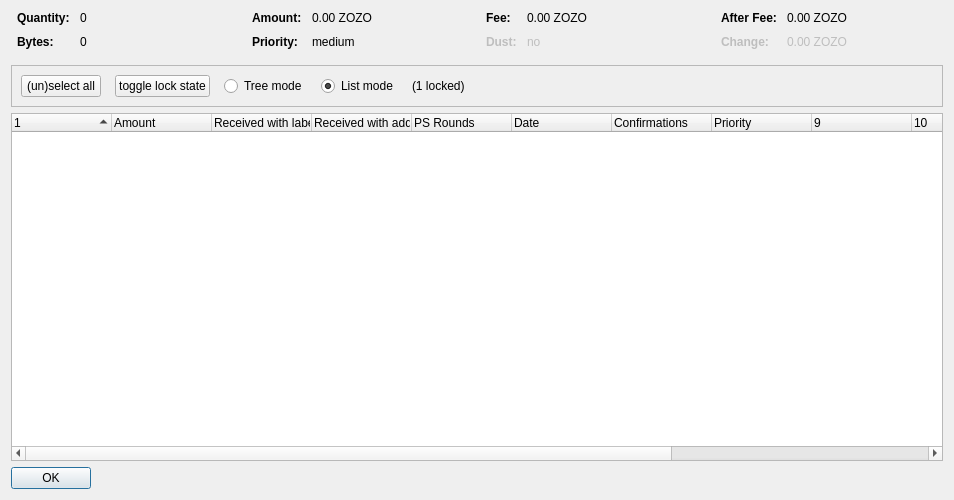
<?xml version="1.0" encoding="UTF-8"?>
<ui version="4.0">
 <class>CoinControlDialog</class>
 <widget class="QDialog" name="CoinControlDialog">
  <property name="geometry">
   <rect>
    <x>0</x>
    <y>0</y>
    <width>954</width>
    <height>500</height>
   </rect>
  </property>
  <property name="windowTitle">
   <string>Coin Selection</string>
  </property>
  <layout class="QVBoxLayout" name="verticalLayout">
   <item>
    <layout class="QHBoxLayout" name="horizontalLayoutTop" stretch="0,0,0,0">
     <property name="topMargin">
      <number>0</number>
     </property>
     <property name="bottomMargin">
      <number>10</number>
     </property>
     <item>
      <layout class="QFormLayout" name="formLayoutCoinControl1">
       <property name="horizontalSpacing">
        <number>10</number>
       </property>
       <property name="verticalSpacing">
        <number>10</number>
       </property>
       <property name="leftMargin">
        <number>6</number>
       </property>
       <property name="rightMargin">
        <number>6</number>
       </property>
       <item row="0" column="0">
        <widget class="QLabel" name="labelCoinControlQuantityText">
         <property name="font">
          <font>
           <weight>75</weight>
           <bold>true</bold>
          </font>
         </property>
         <property name="text">
          <string>Quantity:</string>
         </property>
        </widget>
       </item>
       <item row="0" column="1">
        <widget class="QLabel" name="labelCoinControlQuantity">
         <property name="cursor">
          <cursorShape>IBeamCursor</cursorShape>
         </property>
         <property name="contextMenuPolicy">
          <enum>Qt::ActionsContextMenu</enum>
         </property>
         <property name="text">
          <string notr="true">0</string>
         </property>
         <property name="textInteractionFlags">
          <set>Qt::LinksAccessibleByMouse|Qt::TextSelectableByKeyboard|Qt::TextSelectableByMouse</set>
         </property>
        </widget>
       </item>
       <item row="1" column="0">
        <widget class="QLabel" name="labelCoinControlBytesText">
         <property name="font">
          <font>
           <weight>75</weight>
           <bold>true</bold>
          </font>
         </property>
         <property name="text">
          <string>Bytes:</string>
         </property>
        </widget>
       </item>
       <item row="1" column="1">
        <widget class="QLabel" name="labelCoinControlBytes">
         <property name="cursor">
          <cursorShape>IBeamCursor</cursorShape>
         </property>
         <property name="contextMenuPolicy">
          <enum>Qt::ActionsContextMenu</enum>
         </property>
         <property name="text">
          <string notr="true">0</string>
         </property>
         <property name="textInteractionFlags">
          <set>Qt::LinksAccessibleByMouse|Qt::TextSelectableByKeyboard|Qt::TextSelectableByMouse</set>
         </property>
        </widget>
       </item>
      </layout>
     </item>
     <item>
      <layout class="QFormLayout" name="formLayoutCoinControl2">
       <property name="horizontalSpacing">
        <number>10</number>
       </property>
       <property name="verticalSpacing">
        <number>10</number>
       </property>
       <property name="leftMargin">
        <number>6</number>
       </property>
       <property name="rightMargin">
        <number>6</number>
       </property>
       <item row="0" column="0">
        <widget class="QLabel" name="labelCoinControlAmountText">
         <property name="font">
          <font>
           <weight>75</weight>
           <bold>true</bold>
          </font>
         </property>
         <property name="text">
          <string>Amount:</string>
         </property>
        </widget>
       </item>
       <item row="0" column="1">
        <widget class="QLabel" name="labelCoinControlAmount">
         <property name="cursor">
          <cursorShape>IBeamCursor</cursorShape>
         </property>
         <property name="contextMenuPolicy">
          <enum>Qt::ActionsContextMenu</enum>
         </property>
         <property name="text">
          <string notr="true">0.00 ZOZO</string>
         </property>
         <property name="textInteractionFlags">
          <set>Qt::LinksAccessibleByMouse|Qt::TextSelectableByKeyboard|Qt::TextSelectableByMouse</set>
         </property>
        </widget>
       </item>
       <item row="1" column="0">
        <widget class="QLabel" name="labelCoinControlPriorityText">
         <property name="font">
          <font>
           <weight>75</weight>
           <bold>true</bold>
          </font>
         </property>
         <property name="text">
          <string>Priority:</string>
         </property>
        </widget>
       </item>
       <item row="1" column="1">
        <widget class="QLabel" name="labelCoinControlPriority">
         <property name="cursor">
          <cursorShape>IBeamCursor</cursorShape>
         </property>
         <property name="contextMenuPolicy">
          <enum>Qt::ActionsContextMenu</enum>
         </property>
         <property name="text">
          <string>medium</string>
         </property>
         <property name="textInteractionFlags">
          <set>Qt::LinksAccessibleByMouse|Qt::TextSelectableByKeyboard|Qt::TextSelectableByMouse</set>
         </property>
        </widget>
       </item>
      </layout>
     </item>
     <item>
      <layout class="QFormLayout" name="formLayoutCoinControl3">
       <property name="horizontalSpacing">
        <number>10</number>
       </property>
       <property name="verticalSpacing">
        <number>10</number>
       </property>
       <property name="leftMargin">
        <number>6</number>
       </property>
       <property name="rightMargin">
        <number>6</number>
       </property>
       <item row="0" column="0">
        <widget class="QLabel" name="labelCoinControlFeeText">
         <property name="font">
          <font>
           <weight>75</weight>
           <bold>true</bold>
          </font>
         </property>
         <property name="text">
          <string>Fee:</string>
         </property>
        </widget>
       </item>
       <item row="0" column="1">
        <widget class="QLabel" name="labelCoinControlFee">
         <property name="cursor">
          <cursorShape>IBeamCursor</cursorShape>
         </property>
         <property name="contextMenuPolicy">
          <enum>Qt::ActionsContextMenu</enum>
         </property>
         <property name="text">
          <string notr="true">0.00 ZOZO</string>
         </property>
         <property name="textInteractionFlags">
          <set>Qt::LinksAccessibleByMouse|Qt::TextSelectableByKeyboard|Qt::TextSelectableByMouse</set>
         </property>
        </widget>
       </item>
       <item row="1" column="0">
        <widget class="QLabel" name="labelCoinControlLowOutputText">
         <property name="enabled">
          <bool>false</bool>
         </property>
         <property name="font">
          <font>
           <weight>75</weight>
           <bold>true</bold>
          </font>
         </property>
         <property name="text">
          <string>Dust:</string>
         </property>
        </widget>
       </item>
       <item row="1" column="1">
        <widget class="QLabel" name="labelCoinControlLowOutput">
         <property name="enabled">
          <bool>false</bool>
         </property>
         <property name="cursor">
          <cursorShape>IBeamCursor</cursorShape>
         </property>
         <property name="contextMenuPolicy">
          <enum>Qt::ActionsContextMenu</enum>
         </property>
         <property name="text">
          <string>no</string>
         </property>
         <property name="textInteractionFlags">
          <set>Qt::LinksAccessibleByMouse|Qt::TextSelectableByKeyboard|Qt::TextSelectableByMouse</set>
         </property>
        </widget>
       </item>
      </layout>
     </item>
     <item>
      <layout class="QFormLayout" name="formLayoutCoinControl4">
       <property name="horizontalSpacing">
        <number>10</number>
       </property>
       <property name="verticalSpacing">
        <number>10</number>
       </property>
       <property name="leftMargin">
        <number>6</number>
       </property>
       <property name="rightMargin">
        <number>6</number>
       </property>
       <item row="0" column="0">
        <widget class="QLabel" name="labelCoinControlAfterFeeText">
         <property name="font">
          <font>
           <weight>75</weight>
           <bold>true</bold>
          </font>
         </property>
         <property name="text">
          <string>After Fee:</string>
         </property>
        </widget>
       </item>
       <item row="0" column="1">
        <widget class="QLabel" name="labelCoinControlAfterFee">
         <property name="cursor">
          <cursorShape>IBeamCursor</cursorShape>
         </property>
         <property name="contextMenuPolicy">
          <enum>Qt::ActionsContextMenu</enum>
         </property>
         <property name="text">
          <string notr="true">0.00 ZOZO</string>
         </property>
         <property name="textInteractionFlags">
          <set>Qt::LinksAccessibleByMouse|Qt::TextSelectableByKeyboard|Qt::TextSelectableByMouse</set>
         </property>
        </widget>
       </item>
       <item row="1" column="0">
        <widget class="QLabel" name="labelCoinControlChangeText">
         <property name="enabled">
          <bool>false</bool>
         </property>
         <property name="font">
          <font>
           <weight>75</weight>
           <bold>true</bold>
          </font>
         </property>
         <property name="text">
          <string>Change:</string>
         </property>
        </widget>
       </item>
       <item row="1" column="1">
        <widget class="QLabel" name="labelCoinControlChange">
         <property name="enabled">
          <bool>false</bool>
         </property>
         <property name="cursor">
          <cursorShape>IBeamCursor</cursorShape>
         </property>
         <property name="contextMenuPolicy">
          <enum>Qt::ActionsContextMenu</enum>
         </property>
         <property name="text">
          <string notr="true">0.00 ZOZO</string>
         </property>
         <property name="textInteractionFlags">
          <set>Qt::LinksAccessibleByMouse|Qt::TextSelectableByKeyboard|Qt::TextSelectableByMouse</set>
         </property>
        </widget>
       </item>
      </layout>
     </item>
    </layout>
   </item>
   <item>
    <widget class="QFrame" name="frame">
     <property name="minimumSize">
      <size>
       <width>0</width>
       <height>40</height>
      </size>
     </property>
     <property name="frameShape">
      <enum>QFrame::StyledPanel</enum>
     </property>
     <property name="frameShadow">
      <enum>QFrame::Sunken</enum>
     </property>
     <layout class="QHBoxLayout" name="horizontalLayout">
      <item>
       <layout class="QHBoxLayout" name="horizontalLayoutPanel" stretch="0,0,0,0,0,0">
        <property name="spacing">
         <number>14</number>
        </property>
        <item>
         <widget class="QPushButton" name="pushButtonSelectAll">
          <property name="sizePolicy">
           <sizepolicy hsizetype="Maximum" vsizetype="Fixed">
            <horstretch>0</horstretch>
            <verstretch>0</verstretch>
           </sizepolicy>
          </property>
          <property name="text">
           <string>(un)select all</string>
          </property>
          <property name="autoDefault">
           <bool>false</bool>
          </property>
         </widget>
        </item>
        <item>
         <widget class="QPushButton" name="pushButtonToggleLock">
          <property name="sizePolicy">
           <sizepolicy hsizetype="Maximum" vsizetype="Fixed">
            <horstretch>0</horstretch>
            <verstretch>0</verstretch>
           </sizepolicy>
          </property>
          <property name="text">
           <string>toggle lock state</string>
          </property>
          <property name="autoDefault">
           <bool>false</bool>
          </property>
         </widget>
        </item>
        <item>
         <widget class="QRadioButton" name="radioTreeMode">
          <property name="sizePolicy">
           <sizepolicy hsizetype="Maximum" vsizetype="Fixed">
            <horstretch>0</horstretch>
            <verstretch>0</verstretch>
           </sizepolicy>
          </property>
          <property name="text">
           <string>Tree mode</string>
          </property>
         </widget>
        </item>
        <item>
         <widget class="QRadioButton" name="radioListMode">
          <property name="sizePolicy">
           <sizepolicy hsizetype="Maximum" vsizetype="Fixed">
            <horstretch>0</horstretch>
            <verstretch>0</verstretch>
           </sizepolicy>
          </property>
          <property name="text">
           <string>List mode</string>
          </property>
          <property name="checked">
           <bool>true</bool>
          </property>
         </widget>
        </item>
        <item>
         <widget class="QLabel" name="labelLocked">
          <property name="text">
           <string>(1 locked)</string>
          </property>
         </widget>
        </item>
        <item>
         <spacer name="horizontalSpacer">
          <property name="orientation">
           <enum>Qt::Horizontal</enum>
          </property>
          <property name="sizeHint" stdset="0">
           <size>
            <width>40</width>
            <height>20</height>
           </size>
          </property>
         </spacer>
        </item>
       </layout>
      </item>
     </layout>
    </widget>
   </item>
   <item>
    <widget class="CoinControlTreeWidget" name="treeWidget">
     <property name="contextMenuPolicy">
      <enum>Qt::CustomContextMenu</enum>
     </property>
     <property name="sortingEnabled">
      <bool>false</bool>
     </property>
     <property name="columnCount">
      <number>13</number>
     </property>
     <attribute name="headerShowSortIndicator" stdset="0">
      <bool>true</bool>
     </attribute>
     <attribute name="headerStretchLastSection">
      <bool>false</bool>
     </attribute>
     <column>
      <property name="text">
       <string/>
      </property>
     </column>
     <column>
      <property name="text">
       <string>Amount</string>
      </property>
     </column>
     <column>
      <property name="text">
       <string>Received with label</string>
      </property>
     </column>
     <column>
      <property name="text">
       <string>Received with address</string>
      </property>
     </column>
     <column>
      <property name="text">
       <string>PS Rounds</string>
      </property>
     </column>
     <column>
      <property name="text">
       <string>Date</string>
      </property>
     </column>
     <column>
      <property name="text">
       <string>Confirmations</string>
      </property>
      <property name="toolTip">
       <string>Confirmed</string>
      </property>
     </column>
     <column>
      <property name="text">
       <string>Priority</string>
      </property>
     </column>
     <column>
      <property name="text">
       <string/>
      </property>
     </column>
     <column>
      <property name="text">
       <string/>
      </property>
     </column>
     <column>
      <property name="text">
       <string/>
      </property>
     </column>
     <column>
      <property name="text">
       <string/>
      </property>
     </column>
     <column>
      <property name="text">
       <string/>
      </property>
     </column>
    </widget>
   </item>
   <item>
    <widget class="QDialogButtonBox" name="buttonBox">
     <property name="sizePolicy">
      <sizepolicy hsizetype="Maximum" vsizetype="Fixed">
       <horstretch>0</horstretch>
       <verstretch>0</verstretch>
      </sizepolicy>
     </property>
     <property name="orientation">
      <enum>Qt::Horizontal</enum>
     </property>
     <property name="standardButtons">
      <set>QDialogButtonBox::Ok</set>
     </property>
    </widget>
   </item>
  </layout>
 </widget>
 <customwidgets>
  <customwidget>
   <class>CoinControlTreeWidget</class>
   <extends>QTreeWidget</extends>
   <header>coincontroltreewidget.h</header>
  </customwidget>
 </customwidgets>
 <resources/>
 <connections/>
</ui>
